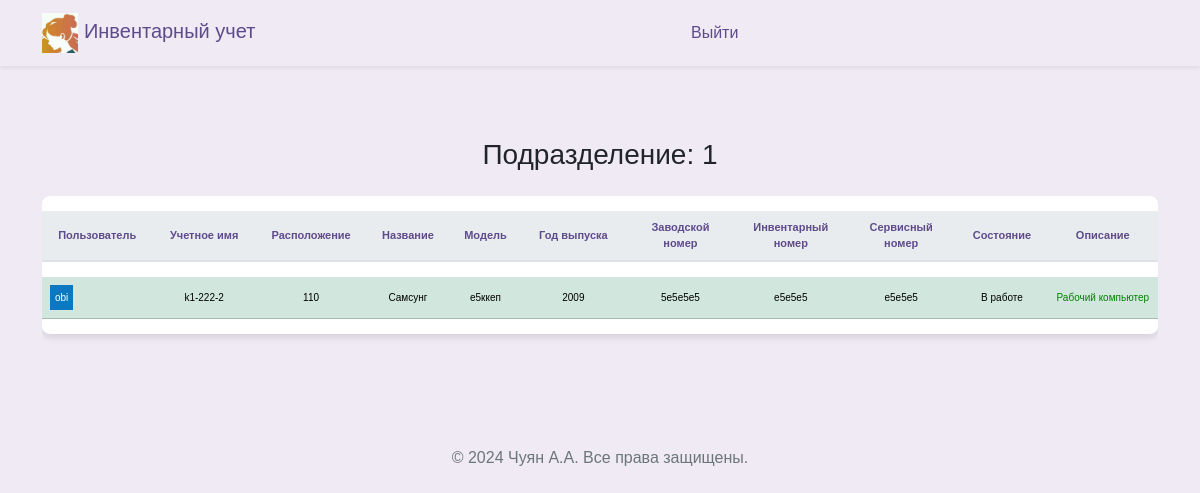
Before: /arms_guest (signed in) with the older database file.
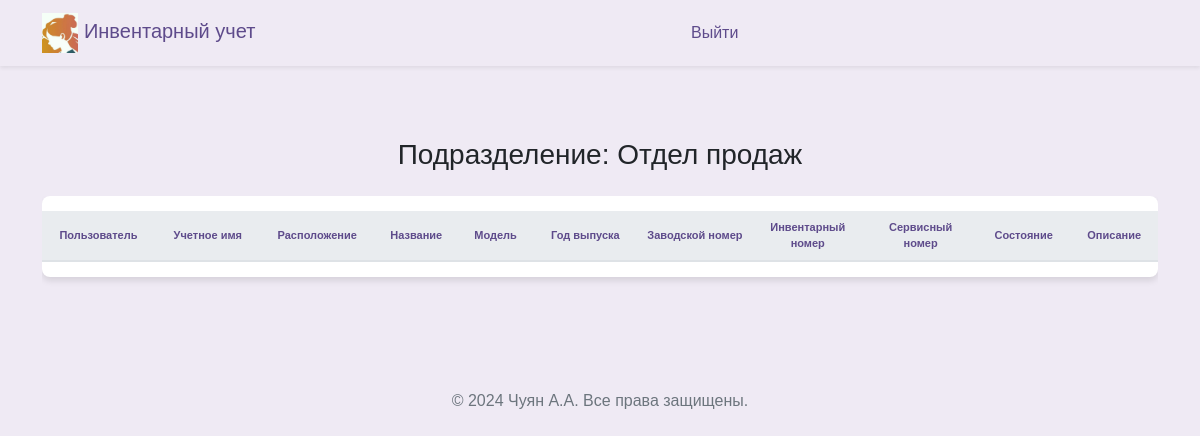
After: the same page with the newer database file.
### src/database/models.py (models this page shows, shortened)
class Worker(Base):
    __tablename__ = "worker"
    id = Column(Integer, primary_key=True)
    role = Column(Enum(Role), default=Role.guest)
    fio = Column(String)
    name = Column(String, unique=True)
    password = Column(String)
    department = Column(String)
    position = Column(String)
    description = Column(String, default=None)
    conn_worker_arm = relationship(
        "Arm", back_populates="conn_arm_worker"
    )

class Arm(Base):
    __tablename__ = "arm"
    id = Column(Integer, primary_key=True)
    title = Column(String, unique=True)
    department_arm = Column(String)
    location = Column(String)
    name = Column(String)
    model = Column(String)
    release = Column(String)
    num_serial = Column(String)
    num_invent = Column(String)
    num_service = Column(String)
    price = Column(String)
    formular = Column(String)
    state = Column(String)
    description = Column(String, default=None)
    description2 = Column(String, default=None)
    description3 = Column(String, default=None)
    id_worker = Column(Integer, ForeignKey("worker.id"), default=1)
    conn_arm_worker = relationship(
        "Worker", back_populates="conn_worker_arm"
    )

### src/frontend/router.py (the view)
@router.get("/arms")
async def get_arms(
    request: Request,
    worker: Worker = Depends(get_worker_or_redirect),
    session: AsyncSession = Depends(get_session),
):
    data = await CRUDArm.get_all_arm_sorted(session)
    data_worker = await CRUDWorker.get_all(session)
    return templates.TemplateResponse(
        "arms/index.html",
        {"request": request, "worker": worker, "data": data, "data_worker": data_worker},
    )

### src/frontend/template/guest/arms.html (shortened to what this page needs)
{% extends "base/base.html" %}
{% block content %}
<head>
</head>
<div class="row">
  <div class="col-12">
    <h3 class="mb-4" style="margin-bottom: 60px; text-align: center;">Подразделение: {{ worker.department }}</h3>
    <div class="table-responsive">
      <table class="table table-hover table-shadow table-rounded">
        <thead>
          <tr>
            <th scope="col" >Пользователь</th>
            <th scope="col" >Учетное имя</th>
            <th scope="col" >Расположение</th>
            <th scope="col" >Название</th>
            <th scope="col" >Модель</th>
            <th scope="col" >Год выпуска</th>
            <th scope="col" >Заводской номер</th>
            <th scope="col" >Инвентарный номер</th>
            <th scope="col" >Сервисный номер</th>
            <th scope="col" >Состояние</th>
            <th scope="col" >Описание</th>
          </tr>
        </thead>
        <tbody class="text-center">
          {% for tuple in data %}
            {% set object = tuple %}
              {% if object.department_arm == worker.department %}
                {% for tuple2 in data_worker %}
                  {% if tuple2.id == object.id_worker %}
                    <tr class="table-success">
                      <td>
                        <div style="display: flex;">
                          <span style="background-color: #0b79c2; color: white; padding: 5px;">
                              {% set varUserName = tuple2.name %}
                              {% set varUserId = tuple2.id %}
                              {{varUserName}}
                          </span>
                        </div>
                      </td>
                      <td>{{ object.title }}</td>
                      <td>{{ object.location }}</td>
                      <td>{{ object.name }}</td>
                      <td>{{ object.model }}</td>
                      <td>{{ object.release }}</td>
                      <td>{{ object.num_serial }}</td>
                      <td>{{ object.num_invent }}</td>
                      <td>{{ object.num_service }}</td>
                      <td>{{ object.state }}</td>
                      <td {% if object.description == "Буферный компьютер" %}style="color: orange;"{% elif object.description == "Абонентский терминал" %}style="color: blue;"{% elif object.description == "Рабочий компьютер" %}style="color: green;"{% endif %}>{{ object.description }}</td>
                    </tr>
                {% endif %}
              {% endfor %}
            {% endif %}
          {% endfor %}
        </tbody>
      </table>
    </div>
  </div>
</div>
{% endblock %}

Changed rows visible on the page:
no longer on this page (row unchanged): Arm: title "k1-222-2", location "110", name "Самсунг", model "е5ккеп", release "2009", num_serial "5е5е5е5", num_invent "е5е5е5", num_service "е5е5е5", state "В работе", description "Рабочий компьютер", Worker (name "obi")
changed Worker: department "1" → "Отдел продаж"
